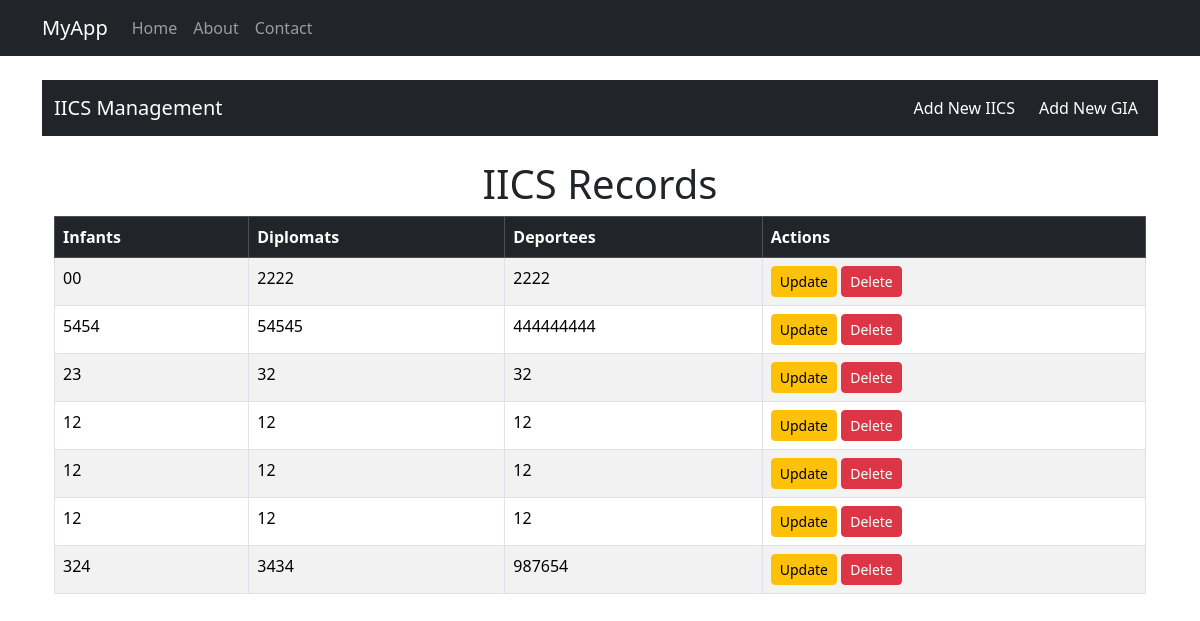
Before: / with the older database file.
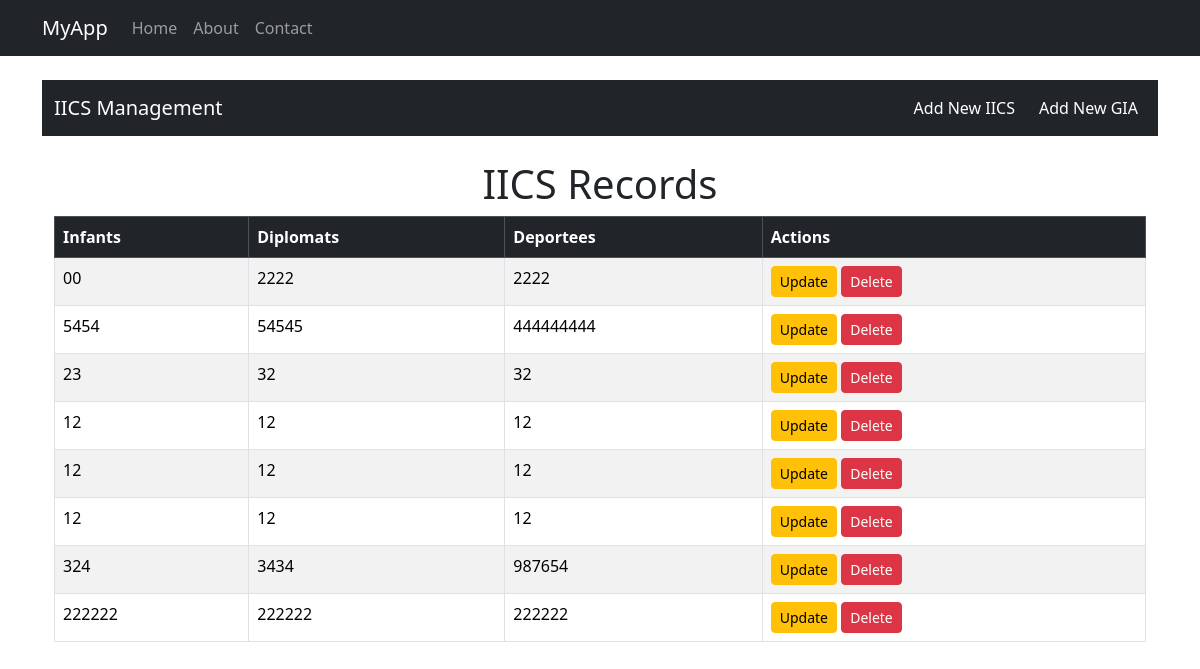
After: the same page with the newer database file.
### app/models.py (models this page shows, shortened)
class IICS(db.Model):
    __tablename__ = 'iics'
    id = db.Column(db.Integer, primary_key=True)
    infants = db.Column(db.String)
    diplomats = db.Column(db.String)
    deportees = db.Column(db.String)

### app/routes.py (the view)
    @app.route('/')
    def index():
        iics = IICS.query.all()
        return render_template('index.html', iics=iics)

### app/templates/index.html (shortened to what this page needs)
{% extends "base.html" %}
{% block content %}
    <nav class="navbar navbar-expand-lg navbar-dark bg-dark">
        <div class="container-fluid">
            <a class="navbar-brand" href="{{ url_for('index') }}">IICS Management</a>
            <div class="collapse navbar-collapse" id="navbarNav">
                <ul class="navbar-nav ms-auto">
                    <li class="nav-item">
                        <a class="nav-link btn btn-primary text-white me-2" href="{{ url_for('add_iics') }}">Add New IICS</a>
                    </li>
                    <li class="nav-item">
                        <a class="nav-link btn btn-success text-white" href="{{ url_for('add_gia') }}">Add New GIA</a>
                    </li>
                </ul>
            </div>
        </div>
    </nav>
    <div class="container mt-4">
        <h1 class="text-center">IICS Records</h1>
        <div class="table-responsive">
            <table class="table table-bordered table-striped">
                <thead class="table-dark">
                <tr>
                    <th>Infants</th>
                    <th>Diplomats</th>
                    <th>Deportees</th>
                    <th>Actions</th>
                </tr>
                </thead>
                <tbody>
                {% for iic in iics %}
                    <tr>
                        <td>{{ iic.infants }}</td>
                        <td>{{ iic.diplomats }}</td>
                        <td>{{ iic.deportees }}</td>
                        <td>
                            <a href="{{ url_for('update_iic', iic_id=iic.id) }}" class="btn btn-warning btn-sm">Update</a>
                            <form action="{{ url_for('delete_iic', iic_id=iic.id) }}" method="POST" style="display:inline;">
                                <button type="submit" class="btn btn-danger btn-sm" onclick="return confirm('Are you sure you want to delete this entry?');">
                                    Delete
                                </button>
                            </form>
                        </td>
                    </tr>
                {% endfor %}
                </tbody>
            </table>
        </div>
    </div>
{% endblock %}

Changed rows visible on the page:
added IICS: infants "222222", diplomats "222222", deportees "222222"
